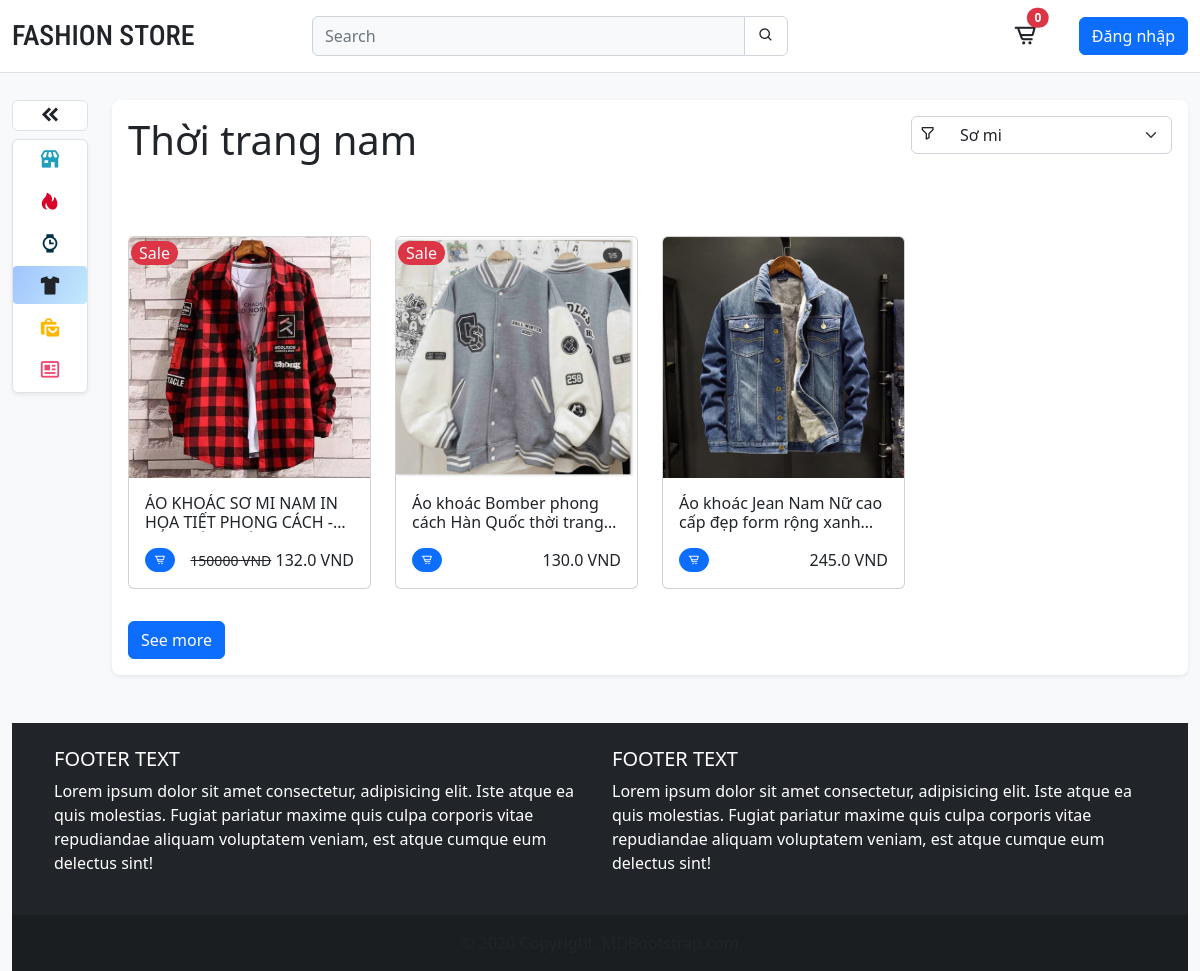
The app's page /?category=men with its own data.
### product/models.py (models this page shows, shortened)
class Category(models.Model):
    name = models.CharField(max_length=255)
    slug = models.SlugField()
    icon = models.CharField(max_length=255, default=False)
    class Meta:
        ordering = ('name',)

class Product(models.Model):
    category = models.ForeignKey(
        Category, related_name='products', on_delete=models.CASCADE)
    image = models.ImageField(upload_to='static/assets')
    name = models.CharField(max_length=255)
    slug = models.SlugField()
    price = models.IntegerField()
    old_price = models.IntegerField()
    sale = models.BooleanField(default=False)
    created_at = models.DateTimeField(auto_now_add=True)
    sold = models.IntegerField(default=False)
    classify = models.ForeignKey(
        Classify, related_name='classify', null=True, on_delete=models.CASCADE)
    class Meta:
        ordering = ('-created_at',)
    def get_display_price(self):
        return self.price / 1000

### core/views.py (the view)
# urls.py: path('', views.index),
def index(request):
    products = Product.objects.all()[0:5]
    categories = Category.objects.all()
    classifies = Classify.objects.all()
    active_category = request.GET.get('category', '')
    if active_category:
        products = Product.objects.filter(category__slug=active_category)
    query = request.GET.get('query', '')
    if query:
        products = Product.objects.filter(
            Q(name__icontains=query))
    type = request.GET.get('type', '')
    if type:
        products = Product.objects.filter(classify=type)
    page = request.GET.get('page', '')
    if page:
        products = Product.objects.all()[0:6+int(page)]
    context = {
        'products': products,
        'categories': categories,
        'classifies': classifies,
        'active_category': active_category
    }
    return render(request, 'core/home.html', context)

### cart/cart.py (called while the page is built)
    def __len__(self):
        return sum(item['quantity'] for item in self.cart.values())

### cart/context_processors.py (called while the page is built)
def cart(request):
    return {'cart': Cart(request)}

### core/templates/core/home.html (shortened to what this page needs)
{% extends 'core/base.html' %} {% block title %}Fation Store{% endblock %} {% load static %} {% block content %}
<section class="content" style="margin-top: 100px;">
    <div class="row mt-4 position-relative">
        <div class="col col-md-1 col-lg-1 d-none d-sm-block position-fixed" style="top: 100px; z-index: 0">
            <button class="navbar-toggler text-center bg-white w-100 rounded-2 mb-2 border border-1" id="collapse-btn">
                <i class="bx bxs-chevrons-left h4 m-0"></i>
            </button>
            <ul class="nav flex-column bg-white h-100 rounded-2 shadow-sm border border-1" id="navbar" >
                <li class="nav-item mb-1">
                    <a
                        class="nav-link text-dark menu-title justify-content-center {% if not active_category %} active {% endif %}"
                        aria-current="page"
                        href="/"
                    >
                        <i class="bx bxs-store icon"></i>
                    </a>
                </li>
                {% for category in categories %}
                <li class="nav-item mb-1">
                    <a
                        class="nav-link text-dark menu-title justify-content-center {% if category.slug == active_category %} active {% endif %}"
                        href="/?category={{ category.slug }}"
                    >
                        <i class="bx {{category.icon}} icon"></i>
                    </a>
                </li>
                {% endfor %}
            </ul>
        </div>
        <div class="col-12 col-sm-11 col-lg-11 content end-0 offset-md-1">
            <div class="products p-3 rounded-3 shadow-sm bg-white">
                <div class="position-relative float-end w-25">
                    <label for="classify" class="position-absolute top-50 start-0 translate-middle-y h6 me-2 mb-0 border-1 rounded-2 ps-2"><i class='bx bx-filter-alt'></i></label>
                    <select id="classify" class="form-select w-100 ps-5" onchange="getClassifies()">
                        {% for classify in classifies %}
                            <option value="{{classify.id}}" name="classify">{{classify.type}}</option>
                        {% endfor %}
                    </select>
                </div>
                {% for category in categories %}
                    {% if category.slug == active_category %}
                        <h1 class="content-title h1">{{category.name}}</h1>
                    {% endif %}
                {% endfor %}
                <div class="row mt-5 pt-4">
                    {% for product in products %}
                        {% include 'product/product_list_item.html' %}
                    {% endfor %}
                </div>
                <form method="get" action=".">
                    <a  href="/?page=1" class="btn btn-primary mt-2"  id="see-more">See more</a>
                </form>
            </div>
        </div>
    </div>
</section>
{% endblock %}

### product/templates/product/product_list_item.html
<div class="col col-12 col-md-6 col-lg-3 position-relative mb-4 prod-item">
    {% if product.sale%}
    <div class="position-absolute sale px-2 bg-danger text-light rounded-pill" style="top: 5px; left: 15px; z-index: 1">
        Sale
    </div>
    {% endif %}
    <div class="card">
        <a href="{% url 'product' product.id %}">
            <img src="{{product.image}}" class="card-img-top" alt="..." />
        </a>
        <div class="card-body">
            <h6 class="card-title mb-3">{{product.name}}</h6>
            <div class="clearfix">
                {% if user.username %}
                    <a
                        class="btn btn-warning link-light float-start badge rounded-pill"
                        hx-get="{% url 'add_to_cart' product.id %}"
                        hx-target="#menu-cart-button"
                        hx-swap="outerHTML"
                    >
                        <i class='bx bx-plus'></i>
                    </a>
                {% else %}
                    <a
                        class="btn btn-primary link-light float-start badge rounded-pill"
                        href="{% url 'login' %}"
                        hx-target="#menu-cart-button"
                        hx-swap="outerHTML"
                    >
                        <i class="bx bx-cart-alt"></i>
                    </a>
                {% endif %}
                <div class="float-end">
                    {% if product.old_price > 0%}
                    <small class="price-hp text-decoration-line-through">{{product.old_price}} VND</small>
                    {% endif %}
                    <span class="price-hp h6">{{product.get_display_price}} VND</span>
                </div>
            </div>
        </div>
    </div>
</div>

### core/static/css/styles.css (style rules this page uses)
* { margin: 0; padding: 0; list-style-type: none; }
a { text-decoration: none; color: #212529; }
.nav .nav-item { position: relative; transition: all 0.3s linear; overflow: hidden; }
.nav .nav-item::after { content: ''; position: absolute; top: 0; left: -25px; bottom: 0; width: 30px; height: 100%; background-color: transparent; transform: skew(-40deg); opacity: 0.4; transition: left 0.8s ease; }
.nav .nav-item:nth-child(1) .nav-link i { color: #219ebc; }
.nav .nav-item:nth-child(2) .nav-link i { color: #d90429; }
.nav .nav-item:nth-child(3) .nav-link i { color: #023047; }
.nav .nav-item:nth-child(5) .nav-link i { color: #ffb703; }
.nav .nav-item:nth-child(6) .nav-link i { color: #ef476f; }
.menu-title { font-size: 18px; display: flex; align-items: center; }
.menu-title .icon { width: 22px; height: 22px; font-size: 22px; }
.card-title { display: -webkit-box; -webkit-line-clamp: 2; -webkit-box-orient: vertical; overflow: hidden; text-overflow: ellipsis; }
.nav-link.text-dark.menu-title.active { background-image: linear-gradient(120deg, #a1c4fd 0%, #c2e9fb 100%); border-radius: 4px; }
.products .sale { top: 0; left: 0; }
.products .prod-item { transition: all 0.3s linear; }
.card-body { min-height: 110.38px; }
.nav-link { font-size: 22px; }

### records on screen
Category: name "Thời trang nam"
Product: sale "Sale", image (picture), name "ÁO KHOÁC SƠ MI NAM IN HỌA TIẾT PHONG CÁCH…", old_price "150000", get_display_price "132.0"
Product: sale "Sale", image (picture), name "Áo khoác Bomber phong cách Hàn Quốc thời…", get_display_price "130.0"
Product: image (picture), name "Áo khoác Jean Nam Nữ cao cấp đẹp form rộng…", get_display_price "245.0"

### other values on screen
{{ cart|length }} "0"
form field value "Sơ mi"
